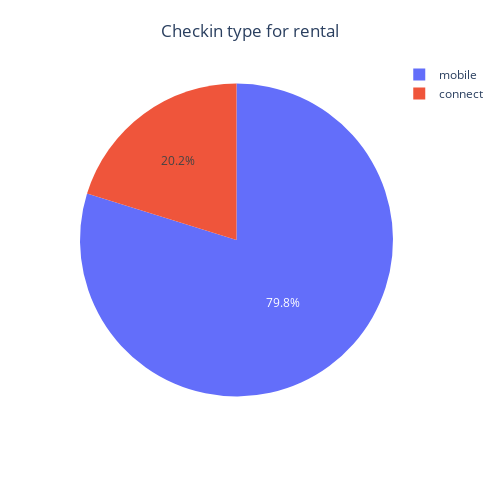

The notebook cell this image was saved under:
### Code cell
# pie for checkin type
fig = px.pie(df, values=df['checkin_type'].value_counts(), names=['mobile','connect'])
fig.update_layout(title={'text': "Checkin type for rental",'y':0.95, 'x':0.5, 'xanchor': 'center', 'yanchor': 'top'},
                    height=500,
                    width=500,
                )
fig.show()

### Figure 1 — Plotly figure (JSON) as saved in the notebook; plotly's stock layout.template omitted (floating-point values rounded to 4 significant figures)
{"data": [{"domain": {"x": [0, 1], "y": [0, 1]}, "hovertemplate": "label=%{label}<br>value=%{value}<extra></extra>", "labels": ["mobile", "connect"], "legendgroup": "", "name": "", "showlegend": true, "type": "pie", "values": [17003, 4307]}], "layout": {"height": 500, "legend": {"tracegroupgap": 0}, "margin": {"t": 60}, "title": {"text": "Checkin type for rental", "x": 0.5, "xanchor": "center", "y": 0.95, "yanchor": "top"}, "width": 500}}
